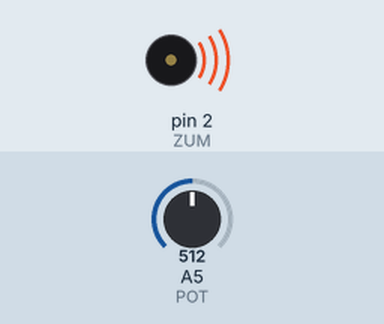
Bench run of a sketch on a simulated Arduino Uno, built with avr-gcc and run on an emulated ATmega328P. Shown: buzzer (waves = sounding). The test bench sets the inputs (shaded band); at power-on: A5 (POT) = 512. What the sketch prints to the serial monitor is not drawn.

Above: at 0.1 s.
Timing chart, 0 to 1.6 s (numbered marks = the images above):
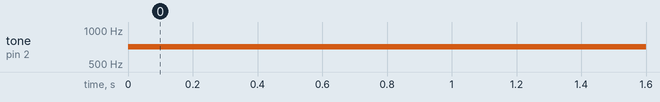

Measured:
- by itself, tone on pin 2 (ZUM): silent → 712 Hz at 0.00 s

The sketch:

Reto_22.ino
```cpp
//Reto 22
/*
Para este reto necesitamos un módulo zumbador y un módulo potenciómetro.
Realiza un programa que controle la frecuencia del zumbador con el valor del
potenciómetro, cada vez que se mueva el potenciómetro el sonido del zumbador cambiará,
Para conseguir un mejor rango de sonidos la frecuencia del zumbador está definida por la
siguiente fórmula:
frecuencia_zum = valor_pot + 200
Documenta el montaje y el programa a continuación
*/

#define POT A5 // POTENCIÓMETRO en entrada analógica A5
#define ZUM 2  // ZUMBADOR en entrada 2

int valor_pot = 0; // Variable para recoger valor POTENCIOMETRO

void setup()
{
pinMode(ZUM, OUTPUT);//constante LED_R=2 y la configuro como salida
Serial.begin(9600); // Configuro Monitor Serie 9600 Baudios
}

void loop()
{
int frecuencia_zum = valor_pot + 200; // Variable que marca la frecuencia del zumbador
valor_pot = analogRead(POT);
Serial.println(valor_pot);
tone(ZUM,frecuencia_zum);

}
```
